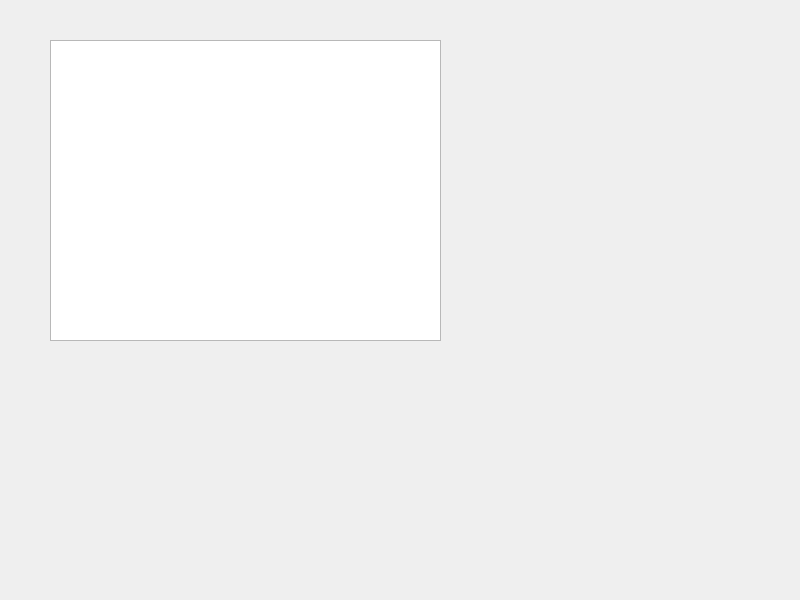
<?xml version="1.0" encoding="UTF-8"?>
<ui version="4.0">
 <class>Widget</class>
 <widget class="QWidget" name="Widget">
  <property name="geometry">
   <rect>
    <x>0</x>
    <y>0</y>
    <width>800</width>
    <height>600</height>
   </rect>
  </property>
  <property name="windowTitle">
   <string>Widget</string>
  </property>
  <widget class="QGraphicsView" name="graphicsView">
   <property name="geometry">
    <rect>
     <x>50</x>
     <y>40</y>
     <width>391</width>
     <height>301</height>
    </rect>
   </property>
  </widget>
 </widget>
 <resources/>
 <connections/>
</ui>
